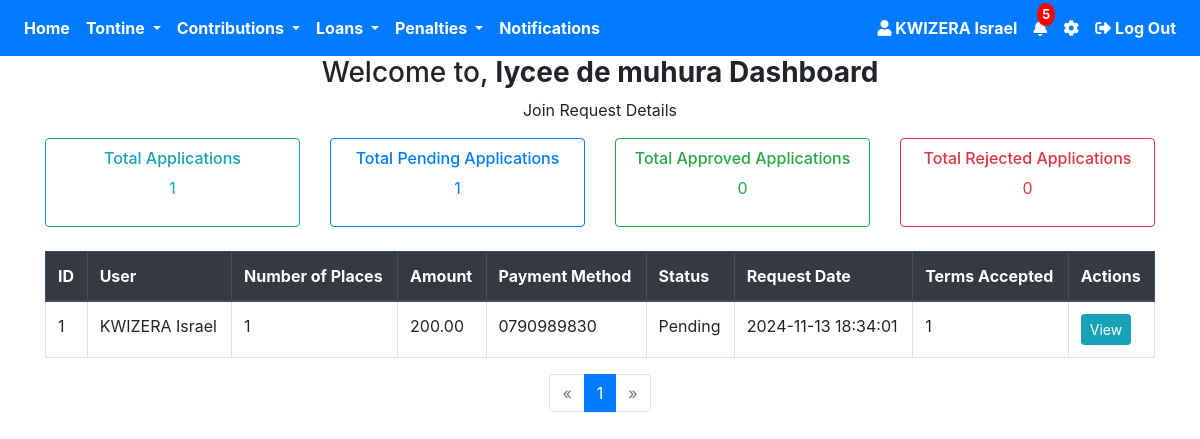
/tontine_join_requests.php?id=50 (signed in), run on an earlier commit of the app's database.
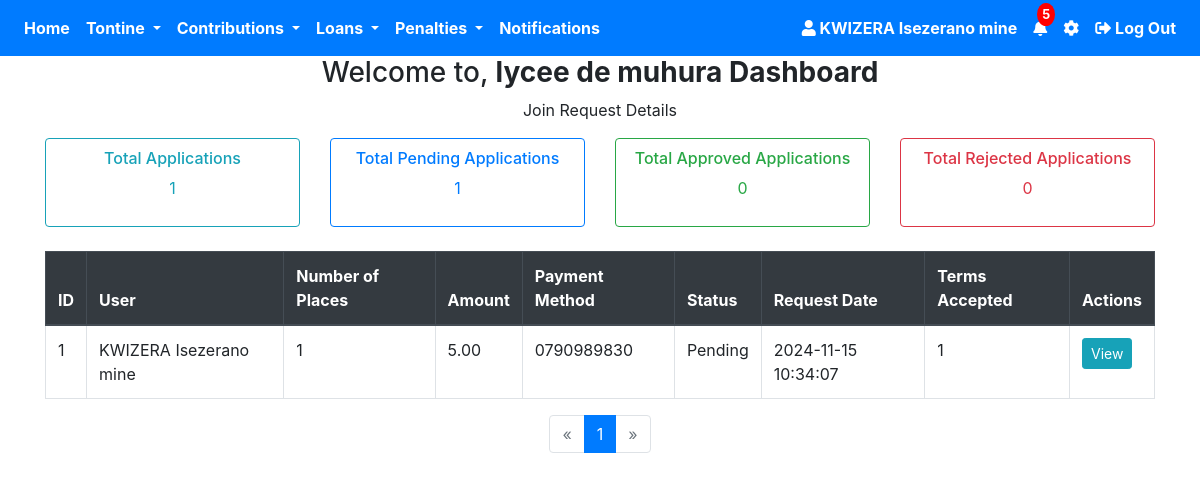
And on a later commit of the database.
### tables this page shows
CREATE TABLE `users` (
  `id` int(11) NOT NULL,
  `firstname` varchar(50) NOT NULL,
  `lastname` varchar(50) NOT NULL,
  `phone_number` varchar(15) NOT NULL,
  `idno` varchar(50) NOT NULL,
  `idnotype` varchar(50) NOT NULL,
  `idno_picture` varchar(255) NOT NULL,
  `behalf_name` varchar(30) NOT NULL,
  `behalf_phone_number` varchar(30) NOT NULL,
  `password` varchar(255) NOT NULL,
  `image` varchar(255) NOT NULL,
  `otp` int(11) DEFAULT 0,
  `verified` tinyint(4) NOT NULL DEFAULT 0,
  `otp_used` tinyint(1) NOT NULL DEFAULT 0,
  `otp_login` int(11) NOT NULL DEFAULT 0,
  `otp_forgot` int(11) NOT NULL,
  `otp_behalf` int(11) NOT NULL,
  `otp_behalf_used` tinyint(1) NOT NULL,
  `terms` tinyint(1) DEFAULT 0,
  `created_at` timestamp NOT NULL DEFAULT current_timestamp(),
  `updated_at` timestamp NOT NULL DEFAULT current_timestamp() ON UPDATE current_timestamp()
);

CREATE TABLE `tontine_join_requests` (
  `id` int(11) NOT NULL,
  `user_id` int(11) NOT NULL,
  `tontine_id` int(11) NOT NULL,
  `number_place` int(11) NOT NULL,
  `amount` decimal(10,2) NOT NULL,
  `payment_method` varchar(20) DEFAULT NULL,
  `terms` tinyint(1) NOT NULL,
  `transaction_ref` varchar(255) NOT NULL,
  `request_date` timestamp NOT NULL DEFAULT current_timestamp(),
  `status` enum('Pending','Approved','Failure','Permitted','Rejected') DEFAULT 'Pending',
  `reason` varchar(255) NOT NULL,
  `payment_status` enum('Pending','Failure','Approved') DEFAULT 'Pending'
);

### tontine_join_requests.php (the view, shortened to what the changed rows need)
<?php
require 'config.php';
$user_id = $_SESSION['user_id'];
$error = "";
$stmt = $pdo->prepare("SELECT firstname, lastname FROM users WHERE id = :id");
$stmt->bindParam(':id', $user_id);
$stmt->execute();
$user = $stmt->fetch(PDO::FETCH_ASSOC);
if ($user) {
    $user_name = htmlspecialchars($user['firstname'] . ' ' . $user['lastname']);
} else {
    $user_name = "Unknown User";
}
$id = isset($_GET['id']) ? (int)$_GET['id'] : 0;
$results_per_page = 10;
$query = "SELECT COUNT(*) FROM tontine_join_requests WHERE tontine_id = :id";
$stmt = $pdo->prepare($query);
$stmt->bindParam(':id', $id, PDO::PARAM_INT);
$stmt->execute();
$total_requests = $stmt->fetchColumn();
$total_pages = ceil($total_requests / $results_per_page);
$page = isset($_GET['page']) ? (int)$_GET['page'] : 1;
$start_from = ($page - 1) * $results_per_page;
$search_query = isset($_POST['search_query']) ? '%' . $_POST['search_query'] . '%' : '%%';
try {
    $tontineStmt = $pdo->prepare("SELECT tontine_name FROM tontine WHERE id = :id");
    $tontineStmt->bindParam(':id', $id, PDO::PARAM_INT);
    $tontineStmt->execute();
    $tontine = $tontineStmt->fetch(PDO::FETCH_ASSOC);
    if ($tontine) {
        $stmt = $pdo->prepare("
            SELECT tjr.id, tjr.number_place, tjr.amount, tjr.payment_method, tjr.status,
                   tjr.request_date, tjr.terms, tjr.transaction_ref, t.tontine_name,
                   u.firstname, u.lastname
            FROM tontine_join_requests tjr
            JOIN tontine t ON tjr.tontine_id = t.id
            JOIN users u ON tjr.user_id = u.id
            WHERE tjr.tontine_id = :id AND (
                u.firstname LIKE :search_query OR
                u.lastname LIKE :search_query OR
                tjr.transaction_ref LIKE :search_query
            )
            LIMIT :start_from, :results_per_page
        ");
        $stmt->bindParam(':id', $id, PDO::PARAM_INT);
        $stmt->bindParam(':search_query', $search_query, PDO::PARAM_STR);
        $stmt->bindParam(':start_from', $start_from, PDO::PARAM_INT);
        $stmt->bindParam(':results_per_page', $results_per_page, PDO::PARAM_INT);
        $stmt->execute();
        $requests = $stmt->fetchAll(PDO::FETCH_ASSOC);
    } else {
        $error = "Tontine not found.";
    }
} catch (Exception $e) {
    $error = "Error fetching request details: " . $e->getMessage();
}
?>
<!DOCTYPE html>
<html lang="en">
<head>
    <link rel="stylesheet" href="https://stackpath.bootstrapcdn.com/bootstrap/4.5.2/css/bootstrap.min.css">
    <link rel="stylesheet" href="https://cdnjs.cloudflare.com/ajax/libs/font-awesome/5.15.4/css/all.min.css">
<body>
<nav class="navbar navbar-expand-lg navbar-dark bg-primary">
    <div class="collapse navbar-collapse" id="navbarNav">
        <ul class="navbar-nav ml-auto">
            <li class="nav-item">
                <a class="nav-link font-weight-bold text-white" href="#">
                    <i class="fas fa-user"></i>
                    <?php echo htmlspecialchars($user_name); ?>
                </a>
            </li>
        </ul>
    </div>
</nav>
<div class="container ">
    <div class="mt-1">
        <?php if ($error): ?>
            <div class="alert alert-danger text-center" role="alert">
                <?php echo htmlspecialchars($error); ?>
            </div>
        <?php else: ?>
            <div class="table-responsive table-container">
    <table class="table table-bordered table-custom-width">
                    <thead class="thead-dark">
                    <tr>
                <th>ID</th>
                <th class="no-display">User</th>
                <th class="no-display">Number of Places</th>
                <th class="no-display">Amount</th>
                <th>Payment Method</th>
                <th>Status</th>
                <th>Request Date</th>
                <th>Terms Accepted</th>
                <th>Actions</th>
            </tr>
        </thead>
        <tbody>
            <?php
            $count = 1;
            foreach ($requests as $request): ?>
                <tr>
                    <td><?php echo $count++; ?></td>
                    <td class="no-display"><?php echo htmlspecialchars($request['firstname'] . ' ' . $request['lastname']); ?></td>
                    <td class="no-display"><?php echo htmlspecialchars($request['number_place']); ?></td>
                    <td class="no-display"><?php echo htmlspecialchars($request['amount']); ?></td>
                    <td><?php echo htmlspecialchars($request['payment_method']); ?></td>
                    <td><?php echo htmlspecialchars($request['status']); ?></td>
                    <td><?php echo htmlspecialchars($request['request_date']); ?></td>
                    <td><?php echo htmlspecialchars($request['terms']); ?></td>
                    <td class="actions">
                                <a href="view_request.php?id=<?php echo $request['id']; ?>" class="btn btn-info btn-sm">View</a>
                                </td>
                </tr>
            <?php endforeach; ?>
        </tbody>
                </table>
            </div>
        <?php endif; ?>
    </div>
        <nav aria-label="Page navigation">
            <ul class="pagination justify-content-center">
                <?php for ($i = 1; $i <= $total_pages; $i++): ?>
                    <li class="page-item <?php echo $i == $page ? 'active' : ''; ?>"><a class="page-link" href="?id=<?php echo $id; ?>&page=<?php echo $i; ?>"><?php echo $i; ?></a></li>
                <?php endfor; ?>
            </ul>
        </nav>
</div>
</body>
</html>

What changed in the data, as far as the page shows it:
removed tontine_join_requests: user.lastname "KWIZERA Israel", number_place "1", amount "200.00", payment_method "0790989830", status "Pending", request_date "2024-11-13 18:34:01", terms "1"
changed users: user_name "KWIZERA Israel" → "KWIZERA Isezerano mine"
added tontine_join_requests: user.lastname "KWIZERA Isezerano mine", number_place "1", amount "5.00", payment_method "0790989830", status "Pending", request_date "2024-11-15 10:34:07", terms "1"
